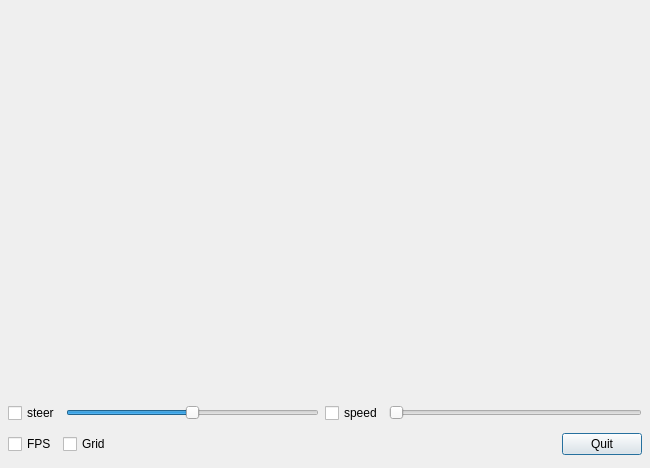
<?xml version="1.0" encoding="UTF-8"?>
<ui version="4.0">
 <class>Dialog</class>
 <widget class="QDialog" name="Dialog">
  <property name="geometry">
   <rect>
    <x>0</x>
    <y>0</y>
    <width>650</width>
    <height>468</height>
   </rect>
  </property>
  <property name="windowTitle">
   <string>Interface</string>
  </property>
  <layout class="QVBoxLayout">
   <property name="margin">
    <number>8</number>
   </property>
   <item>
    <widget class="Viewer2dgui" name="viewer" native="true">
     <property name="sizePolicy">
      <sizepolicy hsizetype="Preferred" vsizetype="Preferred">
       <horstretch>0</horstretch>
       <verstretch>1</verstretch>
      </sizepolicy>
     </property>
    </widget>
   </item>
   <item>
    <layout class="QHBoxLayout" name="horizontalLayout">
     <item>
      <widget class="QCheckBox" name="steerCheckBox">
       <property name="text">
        <string>steer</string>
       </property>
      </widget>
     </item>
     <item>
      <widget class="QSlider" name="steerSlider">
       <property name="minimum">
        <number>-100</number>
       </property>
       <property name="maximum">
        <number>100</number>
       </property>
       <property name="orientation">
        <enum>Qt::Horizontal</enum>
       </property>
      </widget>
     </item>
     <item>
      <widget class="QCheckBox" name="speedCheckBox">
       <property name="text">
        <string>speed</string>
       </property>
      </widget>
     </item>
     <item>
      <widget class="QSlider" name="speedSlider">
       <property name="orientation">
        <enum>Qt::Horizontal</enum>
       </property>
      </widget>
     </item>
    </layout>
   </item>
   <item>
    <layout class="QHBoxLayout">
     <property name="spacing">
      <number>6</number>
     </property>
     <item>
      <widget class="QCheckBox" name="FPSCheckBox">
       <property name="text">
        <string>FPS</string>
       </property>
      </widget>
     </item>
     <item>
      <widget class="QCheckBox" name="GridCheckBox">
       <property name="text">
        <string>Grid</string>
       </property>
      </widget>
     </item>
     <item>
      <spacer>
       <property name="orientation">
        <enum>Qt::Horizontal</enum>
       </property>
       <property name="sizeHint" stdset="0">
        <size>
         <width>141</width>
         <height>31</height>
        </size>
       </property>
      </spacer>
     </item>
     <item>
      <widget class="QPushButton" name="cancelButton">
       <property name="text">
        <string>Quit</string>
       </property>
      </widget>
     </item>
    </layout>
   </item>
  </layout>
 </widget>
 <customwidgets>
  <customwidget>
   <class>Viewer2dgui</class>
   <extends></extends>
   <header>../app/Viewer2dgui.h</header>
   <slots>
    <slot>steerActv(int)</slot>
    <slot>steerUpdate(int)</slot>
    <slot>speedActv(int)</slot>
    <slot>speedUpdate(int)</slot>
   </slots>
  </customwidget>
 </customwidgets>
 <resources/>
 <connections>
  <connection>
   <sender>FPSCheckBox</sender>
   <signal>clicked(bool)</signal>
   <receiver>viewer</receiver>
   <slot>setFPSIsDisplayed(bool)</slot>
   <hints>
    <hint type="sourcelabel">
     <x>41</x>
     <y>449</y>
    </hint>
    <hint type="destinationlabel">
     <x>41</x>
     <y>263</y>
    </hint>
   </hints>
  </connection>
  <connection>
   <sender>GridCheckBox</sender>
   <signal>clicked(bool)</signal>
   <receiver>viewer</receiver>
   <slot>setGridIsDrawn(bool)</slot>
   <hints>
    <hint type="sourcelabel">
     <x>94</x>
     <y>449</y>
    </hint>
    <hint type="destinationlabel">
     <x>94</x>
     <y>234</y>
    </hint>
   </hints>
  </connection>
  <connection>
   <sender>viewer</sender>
   <signal>gridIsDrawnChanged(bool)</signal>
   <receiver>GridCheckBox</receiver>
   <slot>setChecked(bool)</slot>
   <hints>
    <hint type="sourcelabel">
     <x>72</x>
     <y>414</y>
    </hint>
    <hint type="destinationlabel">
     <x>73</x>
     <y>444</y>
    </hint>
   </hints>
  </connection>
  <connection>
   <sender>viewer</sender>
   <signal>FPSIsDisplayedChanged(bool)</signal>
   <receiver>FPSCheckBox</receiver>
   <slot>setChecked(bool)</slot>
   <hints>
    <hint type="sourcelabel">
     <x>18</x>
     <y>419</y>
    </hint>
    <hint type="destinationlabel">
     <x>21</x>
     <y>450</y>
    </hint>
   </hints>
  </connection>
  <connection>
   <sender>cancelButton</sender>
   <signal>clicked()</signal>
   <receiver>Dialog</receiver>
   <slot>reject()</slot>
   <hints>
    <hint type="sourcelabel">
     <x>640</x>
     <y>456</y>
    </hint>
    <hint type="destinationlabel">
     <x>493</x>
     <y>446</y>
    </hint>
   </hints>
  </connection>
  <connection>
   <sender>steerSlider</sender>
   <signal>valueChanged(int)</signal>
   <receiver>viewer</receiver>
   <slot>steerUpdate(int)</slot>
   <hints>
    <hint type="sourcelabel">
     <x>306</x>
     <y>443</y>
    </hint>
    <hint type="destinationlabel">
     <x>324</x>
     <y>214</y>
    </hint>
   </hints>
  </connection>
  <connection>
   <sender>steerCheckBox</sender>
   <signal>stateChanged(int)</signal>
   <receiver>viewer</receiver>
   <slot>steerActv(int)</slot>
   <hints>
    <hint type="sourcelabel">
     <x>170</x>
     <y>442</y>
    </hint>
    <hint type="destinationlabel">
     <x>324</x>
     <y>214</y>
    </hint>
   </hints>
  </connection>
  <connection>
   <sender>speedSlider</sender>
   <signal>valueChanged(int)</signal>
   <receiver>viewer</receiver>
   <slot>speedUpdate(int)</slot>
   <hints>
    <hint type="sourcelabel">
     <x>522</x>
     <y>405</y>
    </hint>
    <hint type="destinationlabel">
     <x>324</x>
     <y>195</y>
    </hint>
   </hints>
  </connection>
  <connection>
   <sender>speedCheckBox</sender>
   <signal>stateChanged(int)</signal>
   <receiver>viewer</receiver>
   <slot>speedActv(int)</slot>
   <hints>
    <hint type="sourcelabel">
     <x>361</x>
     <y>404</y>
    </hint>
    <hint type="destinationlabel">
     <x>324</x>
     <y>195</y>
    </hint>
   </hints>
  </connection>
 </connections>
</ui>
